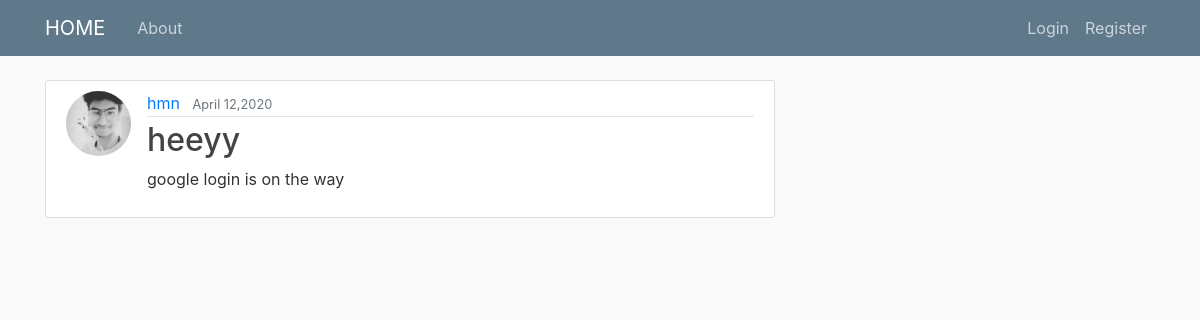
The page /post/41/ on the database its author committed.
### blog/models.py (models this page shows, shortened)
class Post(models.Model):
    title = models.CharField(max_length=100)
    content = models.TextField()
    date_posted = models.DateTimeField(default=timezone.now)
    author = models.ForeignKey(User, on_delete=models.CASCADE)

### users/models.py (models this page shows, shortened)
class Profile(models.Model):
    user = models.OneToOneField(User, on_delete=models.CASCADE)
    image = models.ImageField( upload_to='profile_pics',default='hmn.jpg')

### blog/views.py (the view)
# urls.py: path('post/<int:pk>/', PostDetailView.as_view(), name='post_detail'),
class PostDetailView(DetailView):
     model = Post

### blog/templates/blog/post_detail.html (shortened to what this page needs)
  {% extends "blog/base.html" %}
  {% block content %}
              <article class="media content-section">
                <img class="rounded-circle article-img" src="{{ object.author.profile.image.url }}">
        <div class="media-body">
          <div class="article-metadata">
            <a class="mr-2" href={% url 'user-posts' object.author.username %}>{{ object.author }}</a>
            <small class="text-muted">{{ object.date_posted|date:"F d,Y" }}</small>
          </div>
          <h2> <class="article-title">{{ object.title }}</h2>
          <p class="article-content">{{ object.content }}</p>
        </div>
      </article>
      {% endblock content %}

### blog/static/blog/main.css (style rules this page uses)
body { background: #fafafa; color: #333333; margin-top: 5rem; }
h1, h2, h3, h4, h5, h6 { color: #444444; }
.content-section { background: #ffffff; padding: 10px 20px; border: 1px solid #dddddd; border-radius: 3px; margin-bottom: 20px; }
.article-content { white-space: pre-line; }
.article-img { height: 65px; width: 65px; margin-right: 16px; }
.article-metadata { padding-bottom: 1px; margin-bottom: 4px; border-bottom: 1px solid #e3e3e3 }

### rows shown on the page
Post: author.profile.image (picture), author "hmn", date_posted "April 12,2020", title "heeyy", content "google login is on the way"
